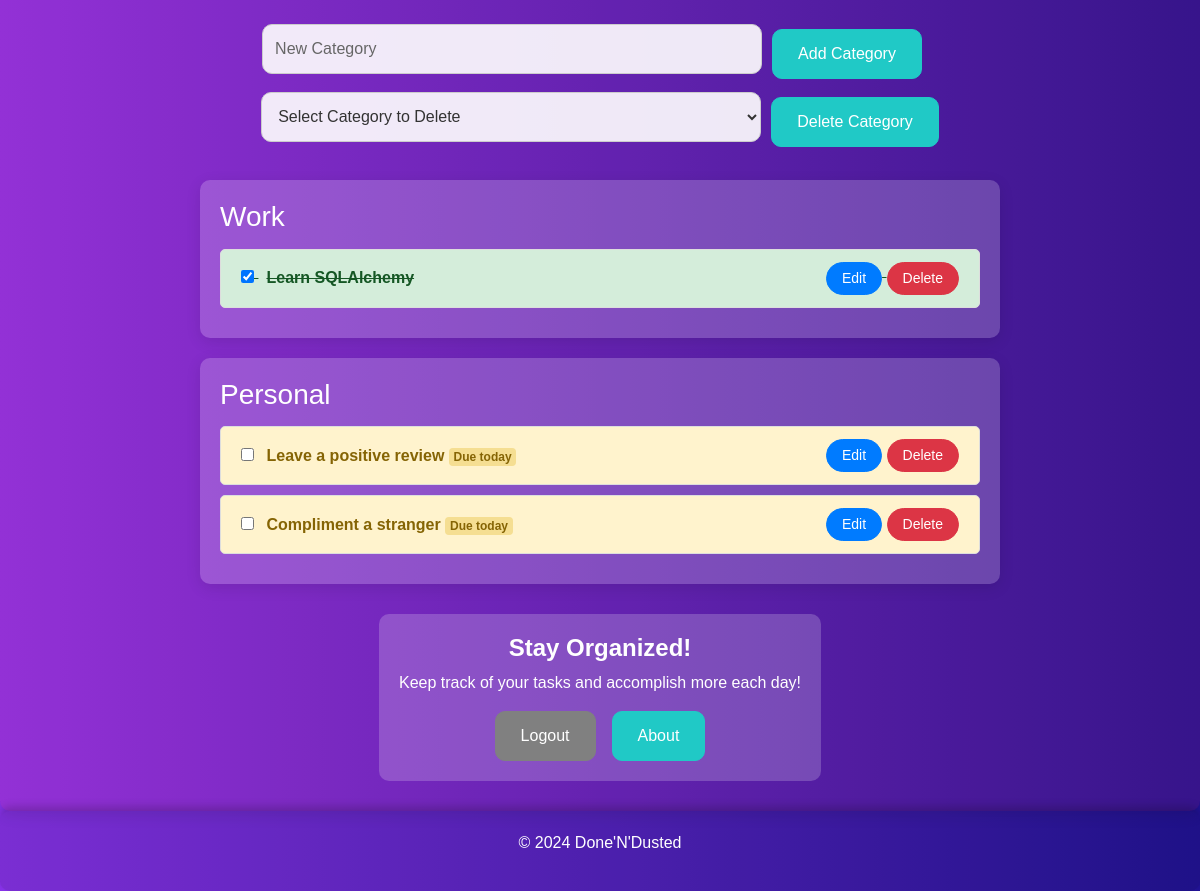
The page /dashboard (signed in, lower part) on the database as committed earlier.
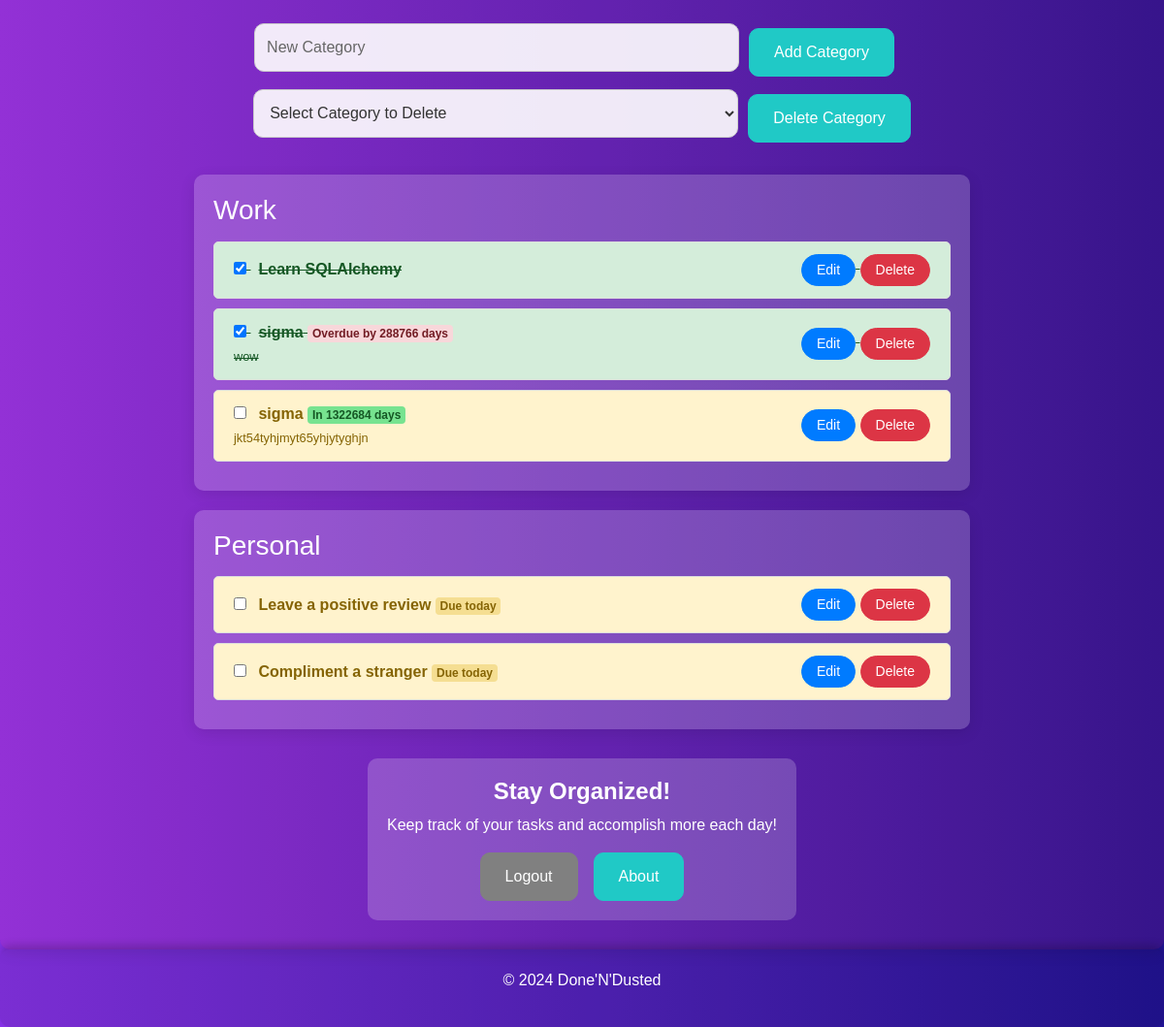
The same page on the database as committed later.
### setup_db.py (models this page shows)
class Category(Base):
    __tablename__ = 'categories'
    id = Column(Integer, primary_key=True)
    name = Column(String, unique=True, nullable=False)
    tasks = relationship('Task', back_populates='category')

class Task(Base):
    __tablename__ = 'tasks'
    id = Column(Integer, primary_key=True)
    description = Column(String, nullable=False)
    brief_description = Column(String, nullable=True)  # Add brief_description column
    completed = Column(Boolean, default=False)
    due_date = Column(Date, nullable=True)  # Add due_date column
    user_id = Column(Integer, ForeignKey('users.id'), nullable=False)
    user = relationship('User', back_populates='todos')
    category_id = Column(Integer, ForeignKey('categories.id'), nullable=True)
    category = relationship('Category', back_populates='tasks')

### app.py (the view)
@app.route('/dashboard')
def dashboard():
    if "user_id" not in session:
        flash("Please log in to access the dashboard.", "warning")
        return redirect(url_for('login', next=request.url))  # Pass original URL in `next`
    tasks = db_session.query(Task).filter_by(user_id=session['user_id']).all()
    categories = db_session.query(Category).all()
    tasks_with_time_remaining = []
    today = datetime.now().date()
    for task in tasks:
        if task.due_date:
            delta = task.due_date - today
            if delta.days > 0:
                badge_class = "badge-upcoming"
                badge_text = f"In {delta.days} day{'s' if delta.days != 1 else ''}"
                is_overdue = False
                is_due_today = False
            elif delta.days == 0:
                badge_class = "badge-due-today"
                badge_text = "Due today"
                is_overdue = False
                is_due_today = True
            else:
                badge_class = "badge-overdue"
                badge_text = f"Overdue by {abs(delta.days)} day{'s' if abs(delta.days) != 1 else ''}"
                is_overdue = True
                is_due_today = False
        else:
            badge_class = "badge-no-due"
            badge_text = "No due date"
            is_overdue = False
            is_due_today = False
        tasks_with_time_remaining.append({
            'id': task.id,
            'description': task.description,
            'due_date': task.due_date,
            'badge_class': badge_class,
            'badge_text': badge_text,
            'is_overdue': is_overdue,
            'is_due_today': is_due_today,
            'completed': task.completed,
            'category_id': task.category_id,
            'brief_description': task.brief_description
        })
    return render_template('dashboard.html', tasks=tasks_with_time_remaining, categories=categories, current_date=today)

### app.py (called while the page is built)
@app.context_processor
def inject_favicon():
    return dict(favicon_url=url_for('static', filename='img/favicon.ico'))

### templates/dashboard.html (shortened to what this page needs)
<!DOCTYPE html>
<html lang="en">
<head>
    <link rel="stylesheet" href="https://stackpath.bootstrapcdn.com/bootstrap/4.5.2/css/bootstrap.min.css">
</head>
<body>
    <div class="container">
        <div class="row">
            <div class="col-md-6">
            </div>
        </div>
        <div class="d-flex justify-content-center flex-wrap">
            <form action="{{ url_for('add_category') }}" method="POST" class="form-inline mr-3 mb-2">
                <input type="text" name="category_name" placeholder="New Category" required class="form-control" />
                <button type="submit" class="btn btn-primary">Add Category</button>
            </form>
            <form action="{{ url_for('delete_category') }}" method="POST" class="form-inline mb-2">
                <select name="category_id" class="form-control">
                    <option value="">Select Category to Delete</option>
                </select>
                <button type="submit" class="btn btn-primary btn-delete-category">Delete Category</button>
            </form>
        </div>
        {% for category in categories %}
        <div class="category-binder">
            <h3>{{ category.name }}</h3>
            <ul class="list-group">
                {% for task in tasks if task.category_id == category.id %}
                <li class="list-group-item d-flex justify-content-between align-items-center {% if task.completed %}completed{% else %}pending{% endif %} {% if task.is_overdue and not task.completed %}overdue-task{% endif %}" data-task-id="{{ task.id }}">
                    <div>
                        <input type="checkbox" class="task-checkbox" {% if task.completed %}checked{% endif %} data-task-id="{{ task.id }}">
                        <span class="ml-2 task-title">{{ task.description }}</span>
                        {% if task.due_date %}
                        <span class="badge {{ task.badge_class }}">{{ task.badge_text }}</span>
                        {% endif %}
                        {% if task.brief_description %}
                        <br>
                        <small class="task-brief-description">{{ task.brief_description }}</small>
                        {% endif %}
                    </div>
                    <div>
                        <button type="button" class="btn btn-edit btn-sm edit-task" data-task-id="{{ task.id }}" data-task-description="{{ task.description }}" data-task-due-date="{{ task.due_date }}" data-task-category="{{ task.category_id }}" data-task-brief-description="{{ task.brief_description }}">Edit</button>
                        <button type="button" class="btn btn-danger btn-sm delete-task">Delete</button>
                    </div>
                </li>
                {% endfor %}
            </ul>
        </div>
        {% endfor %}
        <div class="call-to-action">
            <h2>Stay Organized!</h2>
            <p>Keep track of your tasks and accomplish more each day!</p>
            <div class="d-flex justify-content-center">
                <a href="{{ url_for('logout') }}" class="btn btn-logout mr-3">Logout</a>
                <a href="{{ url_for('calendar') }}" class="btn btn-primary">About</a>
            </div>
        </div>
    </div>
    <footer>
        <p>&copy; 2024 Done'N'Dusted</p>
    </footer>
</body>
</html>

### templates/dashboard.html (style rules this page uses)
html, body { height: 100%; }
body { background: linear-gradient(90deg, #8933eb, #221397); color: white; font-family: Arial, sans-serif; min-height: 100%; background-color: cover; padding-bottom: 50px; display: flex; flex-direction: column; min-height: 100vh; }
.container { background: rgba(229, 32, 32, 0.1); padding: 30px; border-radius: 10px; margin-top: 40px; box-shadow: 0px 4px 15px rgba(0, 0, 0, 0.1); flex: 1; display: flex; flex-direction: column; align-items: center; max-width: 100%; width: 100%; margin: 0 auto; }
footer { width: 100%; left: 0; right: 0; text-align: center; padding: 20px; background: rgba(0, 0, 0, 0.1); border-radius: 10px; margin-top: 40px; box-shadow: 0px -4px 10px rgba(0, 0, 0, 0.2); margin-top: auto; }
.list-group-item { background-color: rgba(255, 255, 255, 0.1); border: 1px solid rgba(255, 255, 255, 0.1); color: #333; margin-bottom: 10px; border-radius: 5px; font-size: 16px; display: flex; justify-content: space-between; align-items: center; transition: transform 0.3s; }
.list-group-item.completed { text-decoration: line-through; background-color: rgba(255, 255, 255, 0.1); color: #155724; }
.list-group-item.pending { background-color: #fff3cd; color: #856404; }
.form-inline { margin-bottom: 20px; width: 100%; display: flex; justify-content: center; flex-wrap: wrap; flex-direction: row; align-items: center; }
.form-control { border-radius: 10px; padding: 12px; height: 50px; width: 100%; max-width: 100%; background: rgba(255, 255, 255, 0.9); color: #333; border: 1px solid #ccc; }
.form-control::placeholder { color: #666; }
.btn-primary { border-radius: 10px; padding: 12px 25px; background-color: #20c9c6; border-color: #20c9c6; transition: background-color 0.3s; height: 50px; }
.btn-danger { border-radius: 20px; padding: 5px 15px; }
.btn-edit { border-radius: 20px; padding: 5px 15px; background-color: #007bff; border-color: #007bff; color: white; }
.call-to-action { background: rgba(255, 253, 253, 0.2); padding: 20px; border-radius: 10px; margin-top: 30px; text-align: center; }
.call-to-action h2 { font-size: 24px; font-weight: bold; color: #ffffff; }
.call-to-action p { color: #ffffff; }
.btn-logout { background-color: #808080; border-color: #808080; color: white; padding: 12px 25px; border-radius: 10px; transition: background-color 0.3s; height: 50px; }
.category-binder { background: rgba(255, 255, 255, 0.2); padding: 20px; border-radius: 10px; margin-top: 20px; box-shadow: 0px 4px 15px rgba(0, 0, 0, 0.1); max-width: 800px; width: 100%; }
.category-binder h3 { color: #ffffff; margin-bottom: 15px; }
.category-binder .list-group-item { background-color: #f8f9fa; border: 1px solid #ddd; color: #333; margin-bottom: 10px; border-radius: 5px; font-size: 16px; display: flex; justify-content: space-between; align-items: center; transition: transform 0.3s; width: auto; }
.category-binder .list-group-item.completed { text-decoration: line-through; background-color: #d4edda; color: #155724; }
.category-binder .list-group-item.pending { background-color: #fff3cd; color: #856404; }
.badge-overdue { background-color: #f8d7da; color: #721c24; }
.badge-due-today { background-color: #f5de92; color: #856404; }
.badge-upcoming { background-color: #77e390; color: #155724; }
.task-title { font-weight: bold; }
.form-control { background: rgba(255, 255, 255, 0.9); color: #333; border: 1px solid #ccc; }
.btn-primary { background-color: #20c9c6; border-color: #20c9c6; }
.row { width: 100%; display: flex; justify-content: center; flex-wrap: wrap; flex-direction: column; align-items: center; }
.form-inline input, .form-inline select { width: 100%; max-width: 100%; margin-bottom: 10px; }
.list-group { width: 100%; }
.form-inline .form-control { width: 100%; max-width: 500px; margin-right: 10px; }
.form-inline .btn { height: 50px; }

Rows that differ between the two databases and show on the page:
added Task: completed "☑", description "sigma", badge_text "Overdue by 288766 days", brief_description "wow", due_date "1234-04-23" (drawn), shown under Category "Work"
added Task: description "sigma", badge_text "In 1322684 days", brief_description "jkt54tyhjmyt65yhjytyghjn", shown under Category "Work"
